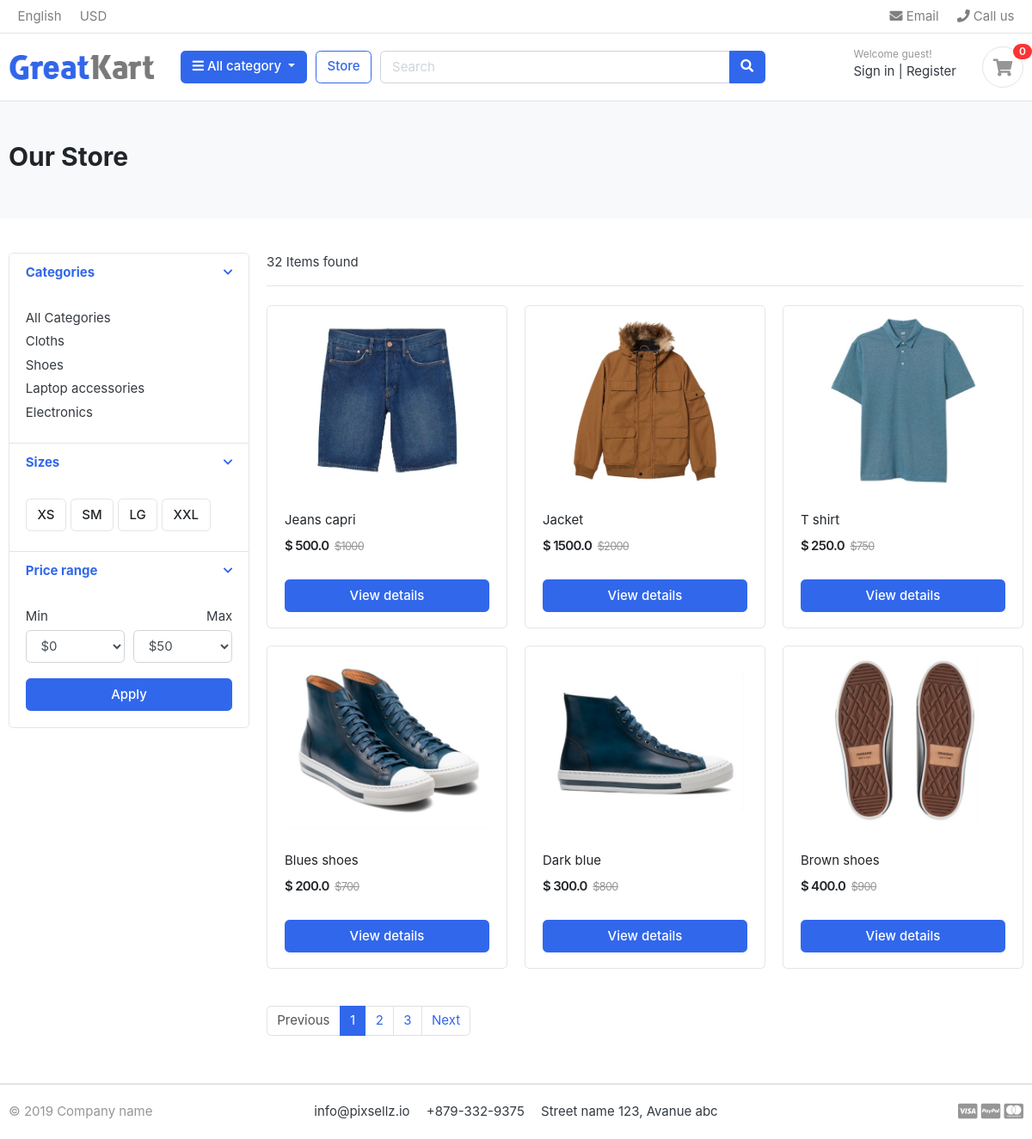
/store/, run on the app's committed database.
### apps/category/models.py (models this page shows, shortened)
class Category(models.Model):
    category_name = models.CharField(max_length=50, unique=True)
    slug = models.SlugField(max_length=100, unique=True)
    description = models.TextField(max_length=255, blank=True)
    cat_image = models.ImageField(upload_to="photos/categories", blank=True)
    class Meta:
        verbose_name = "category"
        verbose_name_plural = "categories"
    def get_url(self):
        return reverse("product_with_category", args=[self.slug])

### apps/store/models.py (models this page shows, shortened)
class Product(models.Model):
    product_name = models.CharField(max_length=200, unique=True)
    slug = models.SlugField(max_length=200, unique=True)
    description = models.TextField(max_length=500, blank=True)
    price = models.FloatField()
    image = models.ImageField(upload_to="photos/products")
    stock = models.IntegerField()
    is_available = models.BooleanField(default=True)
    category = models.ForeignKey(Category, on_delete=models.CASCADE)
    created_date = models.DateTimeField(auto_now_add=True)
    modified_date = models.DateTimeField(auto_now=True)
    def get_url(self):
        return reverse("product_detail", args=[self.category.slug, self.slug])

### apps/store/views.py (the view)
# urls.py: path("store/", include("apps.store.urls")),
def store(request, category_slug=None):
    page = request.GET.get("page")
    if category_slug is not None:
        category = get_object_or_404(Category, slug=category_slug)
        products = Product.objects.filter(
            category=category, is_available=True
        ).order_by("id")
    else:
        products = Product.objects.filter(is_available=True).order_by("id")
    paginator = Paginator(products, 6)
    paged_product = paginator.get_page(page)
    product_counts = products.count()
    return render(
        request,
        "store/store.html",
        context={"products": paged_product, "product_counts": product_counts},
    )

### apps/cart/views.py (called while the page is built)
def _cart_id(request):
    return request.session.session_key or request.session.create()

### apps/category/context_processors.py (called while the page is built)
def menu_links(request):
    links = Category.objects.all()
    try:
        cart = Cart.objects.get(cart_id=_cart_id(request))
        cart_item_count = CartItem.objects.filter(cart=cart).count()
    except Cart.DoesNotExist:
        cart_item_count = 0
    return dict(links=links, cart_item_count=cart_item_count)

### templates/store/store.html (shortened to what this page needs)
{% extends "base.html" %}
{% load static %}
{% block body_content %}
<section class="section-pagetop bg">
<div class="container">
	{% if 'search' in request.path %}
		<h2 class="title-page">Search result</h2>
	{% else %}
		<h2 class="title-page">Our Store</h2>
	{% endif %}
</div>
</section>
<section class="section-content padding-y">
<div class="container">
<div class="row">
	<aside class="col-md-3">
<div class="card">
	<article class="filter-group">
		<header class="card-header">
			<a href="#" data-toggle="collapse" data-target="#collapse_1" aria-expanded="true" class="">
				<i class="icon-control fa fa-chevron-down"></i>
				<h6 class="title">Categories</h6>
			</a>
		</header>
		<div class="filter-content collapse show" id="collapse_1" style="">
			<div class="card-body">
				<ul class="list-menu">
				<li><a href="{% url 'store' %}">All Categories</a></li>
				{% for category in links %}
					<li><a href="{{category.get_url}}">{{category.category_name}}</a></li>
				{% endfor %}
				</ul>
			</div>
		</div>
	</article>
	<article class="filter-group">
		<header class="card-header">
			<a href="#" data-toggle="collapse" data-target="#collapse_4" aria-expanded="true" class="">
				<i class="icon-control fa fa-chevron-down"></i>
				<h6 class="title">Sizes </h6>
			</a>
		</header>
		<div class="filter-content collapse show" id="collapse_4" style="">
			<div class="card-body">
			  <label class="checkbox-btn">
			    <span class="btn btn-light"> XS </span>
			  </label>
			  <label class="checkbox-btn">
			    <span class="btn btn-light"> SM </span>
			  </label>
			  <label class="checkbox-btn">
			    <span class="btn btn-light"> LG </span>
			  </label>
			  <label class="checkbox-btn">
			    <span class="btn btn-light"> XXL </span>
			  </label>
		</div>
		</div>
	</article>
	<article class="filter-group">
		<header class="card-header">
			<a href="#" data-toggle="collapse" data-target="#collapse_3" aria-expanded="true" class="">
				<i class="icon-control fa fa-chevron-down"></i>
				<h6 class="title">Price range </h6>
			</a>
		</header>
		<div class="filter-content collapse show" id="collapse_3" style="">
			<div class="card-body">
				<div class="form-row">
				<div class="form-group col-md-6">
				  <label>Min</label>
				  	<select class="mr-2 form-control">
						<option value="0">$0</option>
					</select>
				</div>
				<div class="form-group text-right col-md-6">
				  <label>Max</label>
				  	<select class="mr-2 form-control">
						<option value="50">$50</option>
					</select>
				</div>
				</div>
				<button class="btn btn-block btn-primary">Apply</button>
			</div>
		</div>
	</article>
</div>
	</aside>
	<main class="col-md-9">
<header class="border-bottom mb-4 pb-3">
		<div class="form-inline">
			<span class="mr-md-auto">32 Items found </span>
		</div>
</header>
<div class="row">
    {% for product in products %}
	<div class="col-md-4">
		<figure class="card card-product-grid">
			<div class="img-wrap">
				<a href="{{ product.get_url }}"><img src="{{product.image.url}}"></a>
			</div>
			<figcaption class="info-wrap">
				<div class="fix-height">
					<a href="{{ product.get_url }}" class="title">{{product.product_name}}</a>
					<div class="price-wrap mt-2">
						<span class="price">$ {{product.price}}</span>
						<del class="price-old">${{product.price|add:500}}</del>
					</div>
				</div>
				<a href="{{product.get_url}}" class="btn btn-block btn-primary">View details</a>
			</figcaption>
		</figure>
	</div>
    {% endfor %}
</div>
<nav class="mt-4" aria-label="Page navigation sample">
{% if products.has_other_pages %}
  <ul class="pagination">
	{% if products.has_previous %}
		<li class="page-item"><a class="page-link" href="?page={{products.previous_page_number}}">Previous</a></li>
	{% else %}
    	<li class="page-item disabled"><a class="page-link" href="#">Previous</a></li>
	{% endif %}
	{% for i in products.paginator.page_range %}
		{% if products.number == i %}
			<li class="page-item active"><a class="page-link" href="#">{{i}}</a></li>
		{% else %}
    		<li class="page-item"><a class="page-link" href="?page={{i}}">{{i}}</a></li>
		{% endif %}
	{% endfor %}
	{% if products.has_next %}
    	<li class="page-item"><a class="page-link" href="?page={{products.next_page_number}}">Next</a></li>
	{% else %}
		<li class="page-item disabled"><a class="page-link" href="#">Next</a></li>
	{% endif %}
  </ul>
{% endif %}
</nav>
	</main>
</div>
</div>
</section>
{% endblock %}

### static/css/ui.css (style rules this page uses)
html { font-family: "Inter", sans-serif; font-size: 15px; }
.img-wrap { text-align: center; display: block; }
.img-wrap img { max-width: 100%; }
.price-wrap { letter-spacing: -0.7px; }
.padding-y { padding-top: 40px; padding-bottom: 40px; }
figure { margin-bottom: 0; }
article:after, .form-group:after { display: block; clear: both; content: ""; }
.bg { background-color: #f8f9fa; }
.title-page { color: #212529; }
.btn-light { background-color: #fff; border-color: #e4e4e4; }
[class*=list-] li:after { visibility: hidden; display: block; content: ""; overflow: hidden; height: 0; clear: both; }
.list-menu { list-style: none; margin: 0; padding-left: 0; }
.list-menu li { margin-bottom: 5px; }
.list-menu a { color: #343a40; }
[class*=card-product] a.title { color: #212529; display: block; }
[class*=card-product] .img-wrap { overflow: hidden; position: relative; }
[class*=card-product] .img-wrap img { height: 100%; max-width: 100%; width: auto; display: inline-block; -o-object-fit: cover; object-fit: cover; }
.card-product-grid { margin-bottom: 20px; }
.card-product-grid .img-wrap { border-radius: 0.2rem 0.2rem 0 0; height: 220px; }
.card-product-grid .info-wrap { overflow: hidden; padding: 18px 20px; }
.card-product-grid .fix-height { height: 80px; overflow: hidden; }
.card .img-wrap { overflow: hidden; }
.price { font-weight: 600; color: #212529; }
.price-old { color: #969696; margin-left: 3px; font-size: 85%; }
.icon-control { margin-top: 5px; float: right; font-size: 80%; }
.card-header .title { margin-bottom: 0; line-height: 1.5; }
.filter-group { border-bottom: 1px solid #e4e4e4; }
.filter-group .card-header { border-bottom: 0; }
.filter-group:last-child { border-bottom: 0; }
.checkbox-btn { position: relative; }
.section-pagetop { padding: 45px 0; }

### data on the page
Category: category_name "Cloths"
Category: category_name "Shoes"
Category: category_name "Laptop accessories"
Category: category_name "Electronics"
Product: image (picture), product_name "Jeans capri", price "500.0", price|add "1000"
Product: image (picture), product_name "Jacket", price "1500.0", price|add "2000"
Product: image (picture), product_name "T shirt", price "250.0", price|add "750"
Product: image (picture), product_name "Blues shoes", price "200.0", price|add "700"
Product: image (picture), product_name "Dark blue", price "300.0", price|add "800"
Product: image (picture), product_name "Brown shoes", price "400.0", price|add "900"

### other printed values
{{ cart_item_count }} "0"
{{ i }} "1"
{{ i }} "2" "3"
